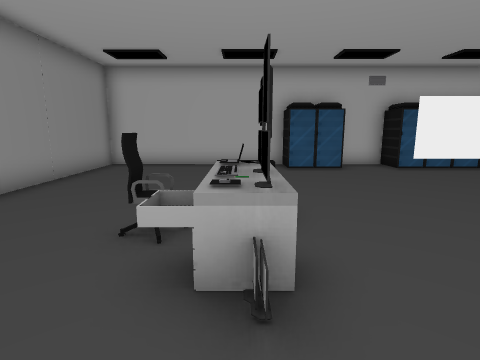
View 1 (above)

16 first-person views from a walk through a Unity game level. The camera is 1.4 m above the floor, tilts 10° down and sees 80° across. The floor is counted in squares, 1 m on a side. Each view is taken from the middle of a square. On the plan, view 1 faces up. The plan holds only what a view shows up to about 14 squares ahead; the rest is blank.

View 2
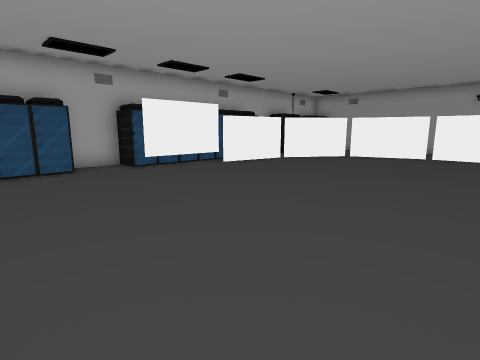

View 3
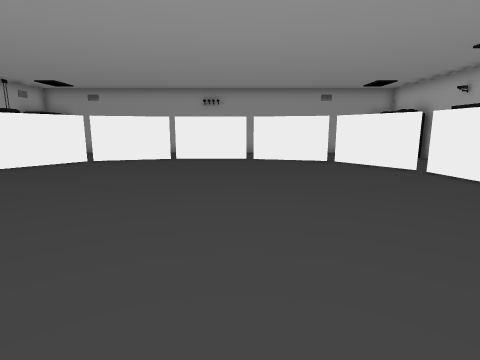

View 4
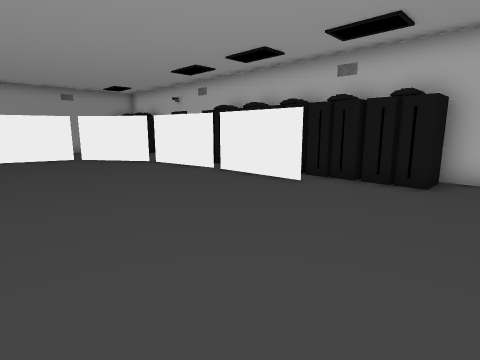

View 5
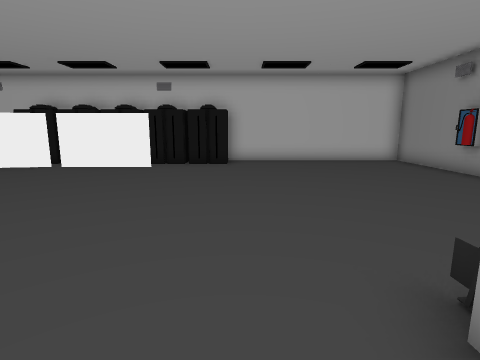

View 6
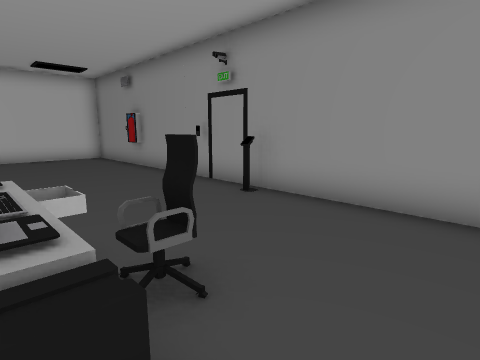

View 7
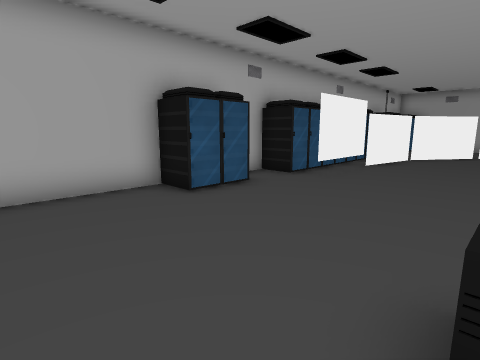

View 8
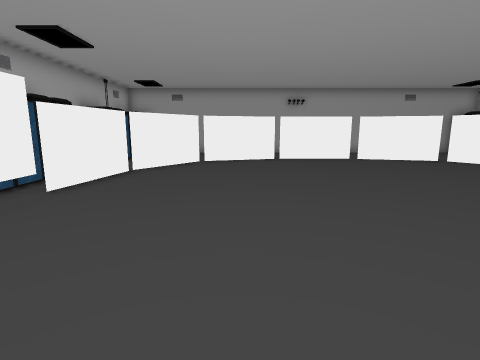

View 9
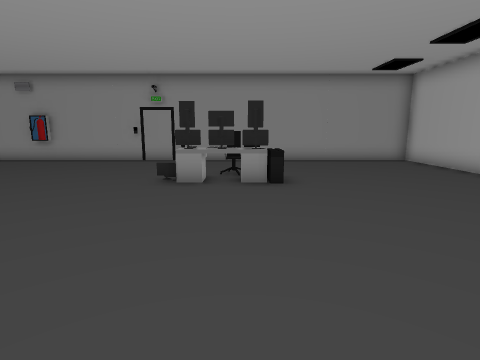

View 10
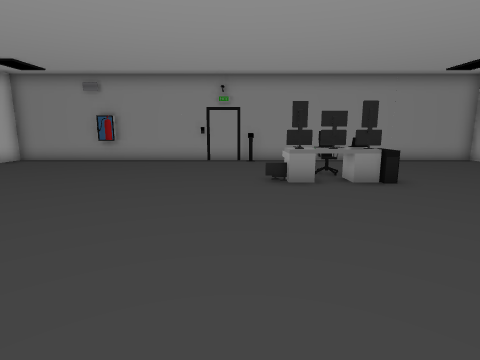

View 11
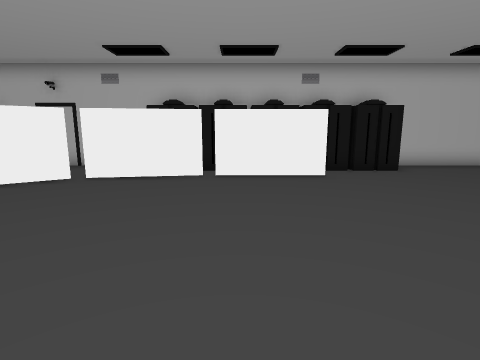

View 12
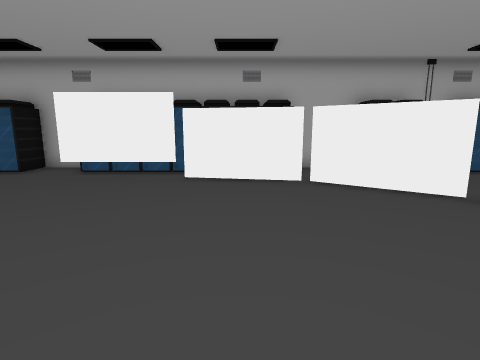

View 13
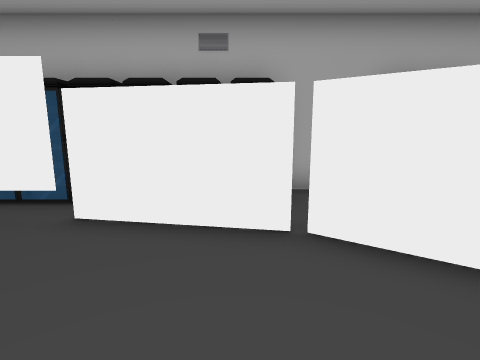

View 14
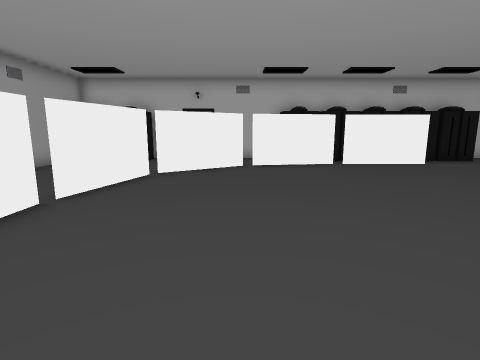

View 15
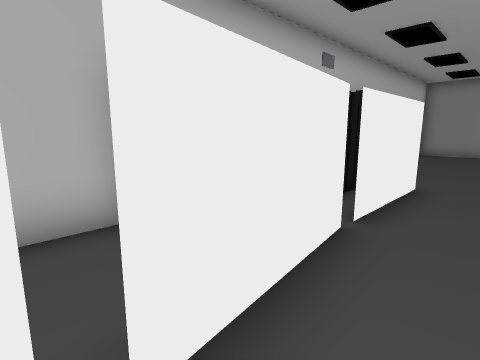

View 16
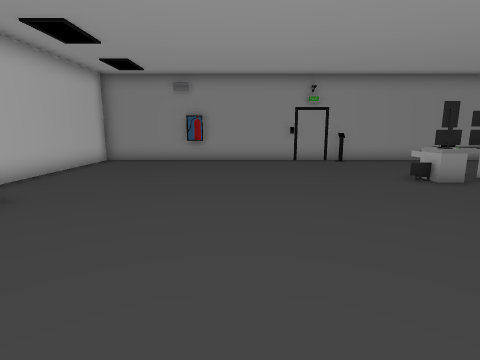

### Floor plan
Points are (right, up) in squares from view 1. A wall is a line through its corners. A room is listed if a view was taken in it or the views show most of it. See-through windows are left out.
Room 1 (views 1, 2, 3, 4, 5, 6, 7, 8, 9, 10, 11, 12, 13, 14, 15, 16)
walls: (9.1, 9.4) (8.1, 9.4); (5.2, -6.8) (8.9, -6.8); (9.1, -6.8) (12.5, -6.3); (5.9, 11.7) (3.6, 11.7); (1.9, 11.7) (-5.2, 11.7) (-5.2, -9.2) (2.5, -9.2); (12.8, -6.2) (15.8, -4.1) (16.8, -0.6); (16.8, 3.3) (15.8, 6.8) (12.9, 8.8) (9.3, 9.4); (16.8, -0.4) (16.8, 3.1); (13.7, 11.7) (13.1, 11.7)
ways out: gap at (17, 0); gap at (17, 3)
objects: box (-4, -5); desk (-1, 2) to (0, 3); chair (-1, 4); keyboard (0, 3); laptop (0, 4) to (0, 5); other object (1, 5); server (2, 10) to (3, 11); server (3, -9) to (4, -8); server (4, 10) to (4, 11); server (6, 10) to (7, 11); server (8, 10) to (8, 11); server (9, 10) to (9, 11); server (10, 10) to (10, 11); server (11, 10) to (11, 11); server (12, 10) to (12, 11); server (13, 10) to (13, 11)

Positions as (right, up) in squares from view 1, and headings:
1: (0, 0), facing up
2: (1, 0), facing up-right
3: (3, 0), facing right
4: (1, 0), facing down-right
5: (2, 4), facing down
6: (0, 6), facing down-left
7: (-2, 5), facing up-right
8: (3, 5), facing right
9: (8, 4), facing left
10: (8, 1), facing left
11: (8, 2), facing down
12: (11, 1), facing up
13: (12, 5), facing up
14: (13, 5), facing down
15: (13, -5), facing down-left
16: (8, -3), facing left
